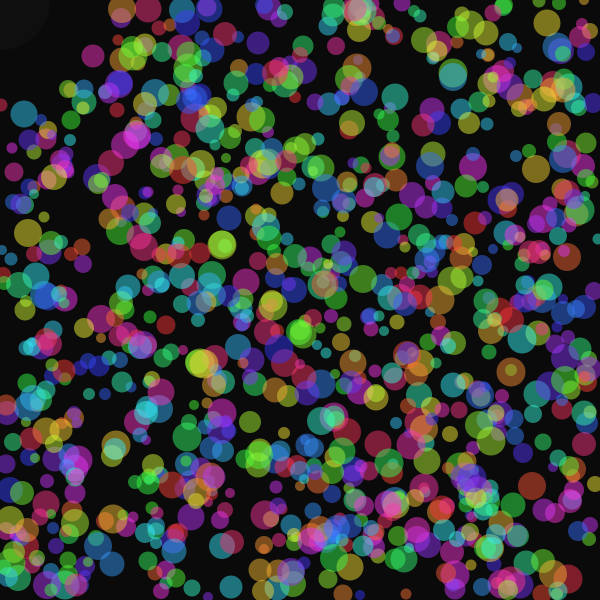
Frame 1 (no input)
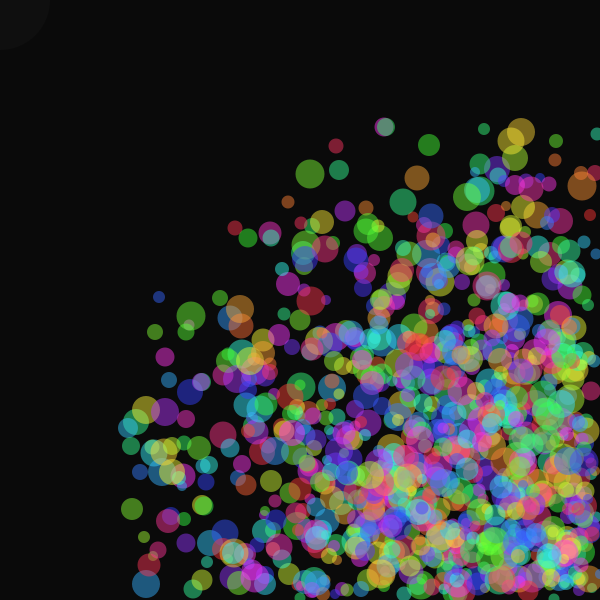
Frame 60 (the mouse pressed at the canvas centre just before this capture)
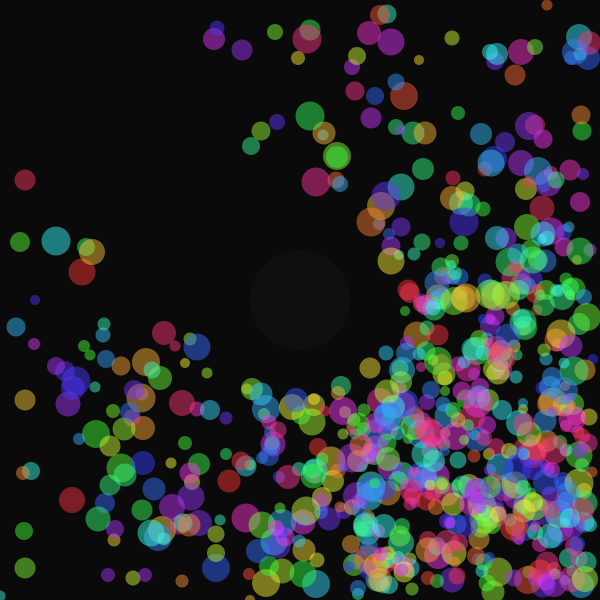
Frame 120 (the mouse held since frame 60 and released just before this capture)

The Processing sketch that drew these frames (run headless with seeded random() and noise(); from frame 60 on, the mouse is pressed at the canvas centre):

// Processing sketch: processing_105823
// ── processing_105823.pde

int numBalls = 1000; //this is the variable we use to determine the number of elements in each array.

int[] posX = new int[numBalls]; //create an array for the x position of the circles
int[] posY = new int[numBalls]; //create an array for the y position of the circles
int[] speedX = new int[numBalls]; //create an array for the x speed of the circles
int[] speedY = new int[numBalls]; //create an array for the y speed of the circles
int[] diameter = new int[numBalls]; //create an array for the diameter of the circles
int[] hue = new int[numBalls]; //create an array for the color of the clrcles
int[] opacity = new int[numBalls]; //create an array for the opacity of the circles

int disappearArea = 100; //this variable is used to allow the mouse to "erase" circles in a wider area

void setup() {

  size(600, 600); 
  colorMode(HSB, 255); //change the color mode to HSB
  noStroke();

//use a for loop to go through every element in the array.
//we will then set the variables to random values. 
//this means that if we wanted the posX, posY, and diameter of the "first" circle,
//we could use posX[0], posY[0], diameter[0]
  for (int i = 0; i < numBalls; i++) {
    posX[i] = int(random(0, width));
    posY[i] = int(random(0, height));
    speedX[i] = int(random(2, 6));
    speedY[i] = int(random(2, 6));
    diameter[i] = int(random(10, 30));
    hue[i] = int(random(0, 255));
    opacity[i] = 120;
  }
}

void draw() {
  background(10); //draw the background so that we do not draw the circles on top of each other
  
  //here i am calling the functions that do various tasks: bounce, move, draw, etc.
  //i'm using fuctions because it makes my draw function cleaner and easier to read
  disappearBalls();
  collideBalls();
  moveBalls();
  drawBalls();

  //draw a circle that indicates the size of the "eraser"
  fill(0, 0, 50, 30);
  ellipse(mouseX, mouseY, disappearArea, disappearArea);
}

//in this function i simply loop through the array and draw each ball according
//to its specific posX, posY, and diameter. we also change the colors using hue and opacity
void drawBalls() {
  for (int i = 0; i < numBalls; i++) {
    fill(hue[i], 200, 255, opacity[i]);
    ellipse(posX[i], posY[i], diameter[i], diameter[i]);
  }
}

//in this function we loops through the array and move the balls according to their
//speed. Just like when we made one bouncing ball, we add the speed to the position to
//create movement. this time we are just moving all of the balls at the same time.
void moveBalls() {
  for (int i = 0; i < numBalls; i++) {

    posX[i] += speedX[i];
    posY[i] += speedY[i];
  }
}

//in this function we loop through the array and check to see if any of
//the balls have hit the edge of the screen. if they have, change their direction
//and move them to the edge of the screen
void collideBalls() {
  for (int i = 0; i < numBalls; i++) {

    if (posX[i] < diameter[i]/2) {
      speedX[i] = -speedX[i];
      posX[i] = diameter[i]/2;
    }

    if (posX[i] > width-diameter[i]/2) {
      speedX[i] = -speedX[i];
      posX[i] = width-diameter[i]/2;
    }

    if (posY[i] < diameter[i]/2) {
      speedY[i] = -speedY[i];
      posY[i] = diameter[i]/2;
    }

    if (posY[i] > height-diameter[i]/2) {
      speedY[i] = -speedY[i];
      posY[i] = height-diameter[i]/2;
    }
  }
}

//in this function we loop through all of the balls and check to see if
//the mouse is near them. if the mouse is within a certain distance,
//set the opacity of that specific ball to 0
void disappearBalls() {
  for (int i = 0; i < numBalls; i++) {
    if (dist(mouseX, mouseY, posX[i], posY[i]) < disappearArea) {
      opacity[i] = 0;
    }
  }
}

//when we press a key, loops through the array and change the opacity
//of all of the balls back to 120
void keyPressed() {
  for (int i = 0; i < numBalls; i++) {
    opacity[i] = 120;
  }
}
